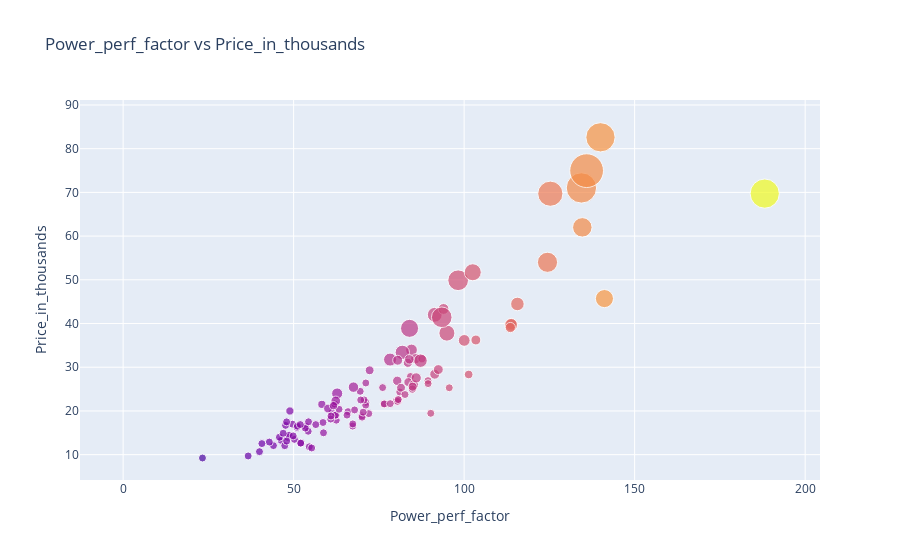

The code cell stored with this chart in its notebook:
### Code cell
trace1 =go.Scatter( x=carSales.Power_perf_factor,
                    y=carSales.Price_in_thousands,
                    mode ="markers",
                    
                    marker =dict(color=carSales.Power_perf_factor,size=(carSales.__year_resale_value/2),sizemin=4),
                    text= carSales.Model)

data = [trace1]
layout = dict(title = 'Power_perf_factor vs Price_in_thousands',
              xaxis= dict(title= 'Power_perf_factor',ticklen= 5,zeroline= False),
              yaxis= dict(title= 'Price_in_thousands',ticklen= 5,zeroline= False)
             )
fig = dict(data = data, layout = layout)
iplot(fig)

### Figure 1 — Plotly figure (JSON) as saved in the notebook; plotly's stock layout.template omitted (floating-point values rounded to 4 significant figures; data arrays with more than 128 entries replaced by an {"elided": "..."} marker saying what was removed)
{"data": [{"marker": {"color": {"elided": "157 float values"}, "size": {"elided": "157 float values"}, "sizemin": 4}, "mode": "markers", "text": {"elided": "157 str values"}, "type": "scatter", "x": {"elided": "157 float values"}, "y": {"elided": "157 float values"}}], "layout": {"title": {"text": "Power_perf_factor vs Price_in_thousands"}, "xaxis": {"ticklen": 5, "title": {"text": "Power_perf_factor"}, "zeroline": false}, "yaxis": {"ticklen": 5, "title": {"text": "Price_in_thousands"}, "zeroline": false}}}
